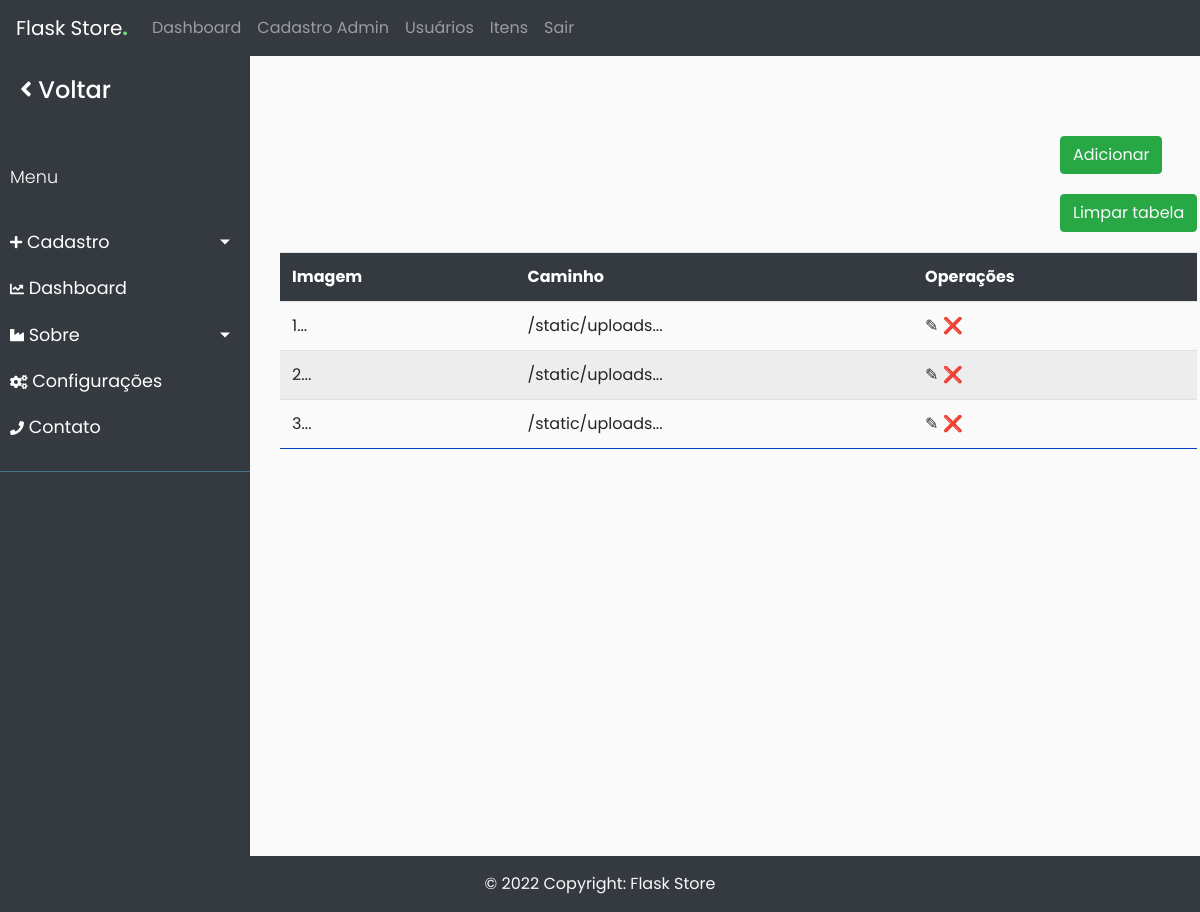
Screenshot of /admin/banners (signed in) with the database file from the repository.
### app/db_models.py (models this page shows)
class Banner(db.Model):
	__tablename__ = "banners"
	id = db.Column(db.Integer, primary_key=True)
	image = db.Column(db.String(250), nullable=False)

### app/funcs.py (the view)
	def wrapper(*args, **kwargs):
		if current_user.is_authenticated and current_user.admin == 1:
			return func(*args, **kwargs)
		else:
			return "Você não está autorizado a acessar esta URL."

### app/__init__.py (called while the page is built)
@app.context_processor
def inject_now():
	return {'now': datetime.utcnow()}

@login_manager.user_loader
def load_user(user_id):
	return User.query.get(user_id)

### app/admin/routes.py (called while the page is built)
@admin.route('/banners')
@admin_only
def banners():
    banners = Banner.query.all()
    return render_template("admin/banners.html", banners=banners)

### app/funcs.py (called while the page is built)
def admin_only(func):
	def wrapper(*args, **kwargs):
		if current_user.is_authenticated and current_user.admin == 1:
			return func(*args, **kwargs)
		else:
			return "Você não está autorizado a acessar esta URL."
	wrapper.__name__ = func.__name__
	return wrapper

### app/admin/templates/admin/banners.html (shortened to what this page needs)
{% extends "admin/base.html" %}
{% block content %}
<div class="container">
    {% if not banners %}
		<div class="add-new btn-success btn">
			<a href="{{ url_for('admin.addbanner') }}" class="text-light">Adicionar</a>
		</div>
		<div class="flash-error">Não há banners cadastrados.</div>
	{% else %}
	<section>
		<div class="add-new btn-success btn">
			<a href="{{ url_for('admin.addbanner') }}" class="text-light">Adicionar</a>
		</div>
		<div class="add-new btn-success btn">
			<a href="{{ url_for('admin.cleartable', type='banner') }}" class="text-light">Limpar tabela</a>
		</div>
	</section>
	<div class="table-responsive">
    <table class="table table-striped">
        <tr>
            <th>Imagem</th>
			<th>Caminho</th>
            <th>Operações</th>
        </tr>
    {% for banner in banners %}
        <tr>
			<td>{{ banner.id }}...</td>
			<td>{{ banner.image[:15] }}...</td>
			<td>
                <a href="{{ url_for('admin.edit', type='banner', id=banner.id) }}">&#9998;</a>
				<a href="{{ url_for('admin.delete', type='banner', id=banner.id) }}">&#10060;</a>
			</td>
        </tr>
    {% endfor %}
    </table>
	</div>
	{% endif %}
</div>
{% endblock %}

### app/admin/static/styles.css (style rules this page uses)
table { margin: 0 auto; }
table th { color: white; background-color: #343a40; padding: 15px; }
table tr { border-bottom:1px solid #0046C2; }
table td, th { padding:5px 30px; }
.add-new { margin-left:65vw; margin-bottom:20px; }

### app/admin/static/sidebar.css (style rules this page uses)
body { font-family: 'Poppins', sans-serif; background: #fafafa; }
a, a:hover, a:focus { color: inherit; text-decoration: none; transition: all 0.3s; }

### rows the page displays
Banner: id "1", image "/static/uploads"
Banner: id "2", image "/static/uploads"
Banner: id "3", image "/static/uploads"
